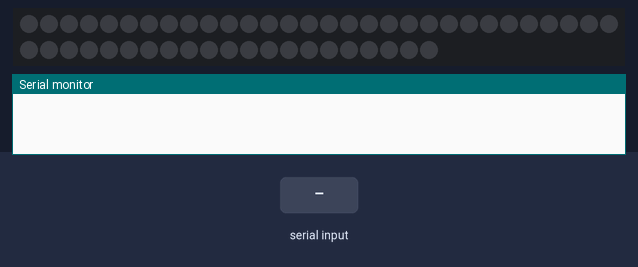
The sketch below on a simulated Arduino Uno, built with avr-gcc and run on an emulated ATmega328P. On the bench: 51 RGB LEDs in strip order, left to right, continuing on the next row, the last lines printed to the serial monitor. The inputs (shaded band) are chosen by the test bench. Dim RGB values are drawn brighter than linear.

Above: at 1.2 s.
1.3 s: "90,45,200\n" received over Serial
At 1.9 s:
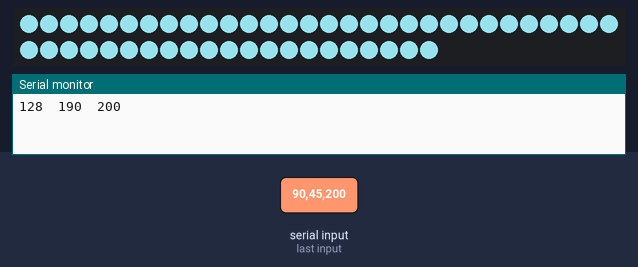
2.8 s: "30,150,10\n" received over Serial
At 3.1 s:
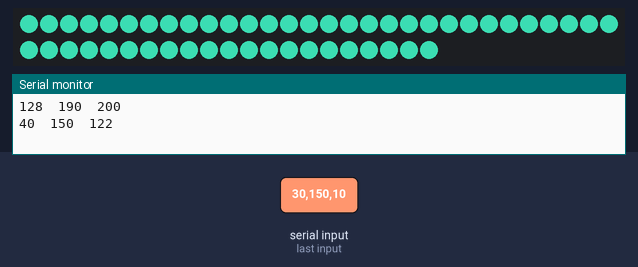
4.3 s: "90,45\n" received over Serial
At 5.4 s:
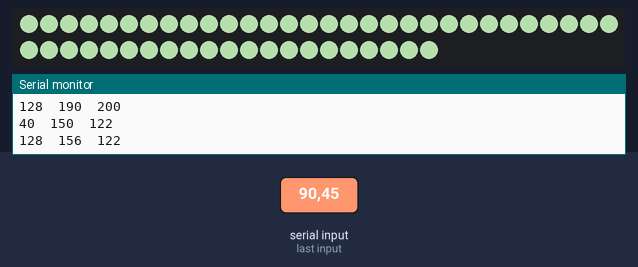
5.8 s: "30,150\n" received over Serial
At 6.5 s:
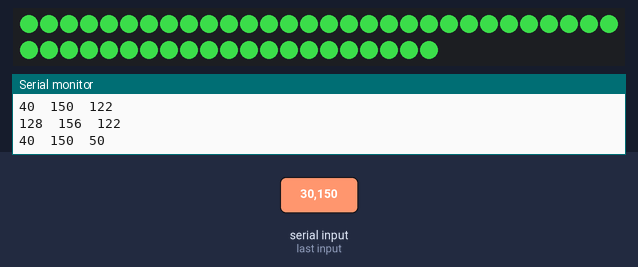
7.3 s: "0\n" received over Serial
At 7.7 s:
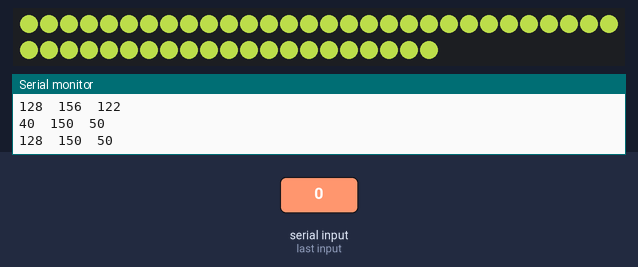
8.8 s: "255\n" received over Serial
At 10.0 s:
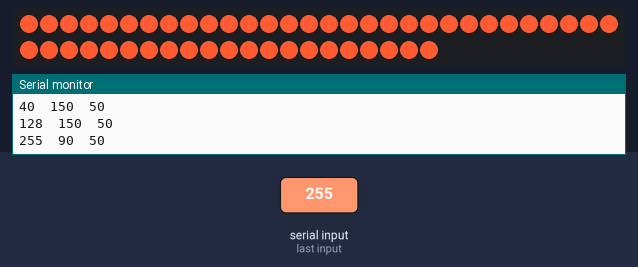
Timing chart, 0 to 11.3 s (numbered marks = the images above; inputs shaded):
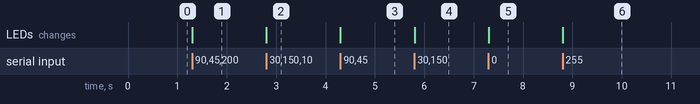

The sketch:

PixyMood.ino
```cpp
#include <FastLED.h>
#include <LiquidCrystal.h>
#include <SoftwareSerial.h>

SoftwareSerial mySerial(10, 11);

#define n 51
CRGB leds[n];
//const int rs = 12, en = 11, d4 = 5, d5 = 4, d6 = 3, d7 = 2;
//LiquidCrystal lcd(rs, en, d4, d5, d6, d7);
char s[10];
char* sp = s;
String rgb="";

void setup() {
  mySerial.begin(9600);
  FastLED.addLeds<WS2812, 7, GRB>(leds, n);
  FastLED.setBrightness(255);
  //  lcd.begin(16, 2);
    Serial.begin(2000000);
    //Serial.begin(9600);
    while(!Serial){}

}


bool f=true;


byte r=255,g=0,b=0,state=0;
byte cr=0,cg=0,cb=0;

void loop() {

colorpicker();
}

int i;

void colorpicker()
{

  if (Serial.available() > 0)
  {
    delayMicroseconds(20);
    while (Serial.available()!=0)
    {
       *sp = (char)Serial.read();
        sp++;
    }
    sp=s;
    cr=((s[0]-'0')*100)+((s[1]-'0')*10)+(s[2]-'0');
    cg=((s[3]-'0')*100)+((s[4]-'0')*10)+(s[5]-'0');
    cb=((s[6]-'0')*100)+((s[7]-'0')*10)+(s[8]-'0');

      for (int i = 0; i < n; i++)
      leds[i] = CRGB(cr,cg,cb);


  Serial.print(cr);
  Serial.print("  ");
  Serial.print(cg);
  Serial.print("  ");
  Serial.println(cb);

  FastLED.show();
  }

 // lcd.setCursor(0, 0);
 // lcd.print(s);


      //FastLED.delay(50);
}


void colorpickerbt()
{
  rgb="";
  if (mySerial.available() > 0)
  {

    delay(7);
    while (mySerial.available()!=0)
    {
       rgb+=(char)mySerial.read();
    }

cr=rgb.substring(rgb.indexOf('R')+1, rgb.indexOf('g')).toInt();
cg=rgb.substring(rgb.indexOf('g')+1, rgb.indexOf('b')).toInt();
cb=rgb.substring(rgb.indexOf('b')+1).toInt();


for (int i = 0; i < n; i++)
      leds[i] = CRGB(cr,cg,cb);

      FastLED.show();


  }
}


void fadeshow()
{
   switch(state)
  {
    case 0: g++;
            state = g==255?1:0;
            break;

    case 1: r--;
            state = r==0?2:1;
            break;

    case 2: b++;
            state = b==255?3:2;
            break;

    case 3: g--;
            state = g==0?4:3;
            break;

    case 4: r++;
            state = r==255?5:4;
            break;

    case 5: b--;
            state = b==0?0:5;
            break;
  }


     for (int i = 0; i < n; i++)
      leds[i] = CRGB(r,g,b);


 FastLED.show();
 FastLED.delay(50);
}


int mapp(double x, double in_min, double in_max, int out_min, int out_max) {
  return (x - in_min) * (out_max - out_min) / (in_max - in_min) + out_min;
}
```

Measured:
- after the input at 1.3 s, the LEDs: change at once (image 1)
- after the input at 2.8 s, the LEDs: change at once (image 2)
- after the input at 4.3 s, the LEDs: change at once (image 3)
- after the input at 5.8 s, the LEDs: change at once (image 4)
- after the input at 7.3 s, the LEDs: change at once (image 5)
- after the input at 8.8 s, the LEDs: change at once (image 6)
